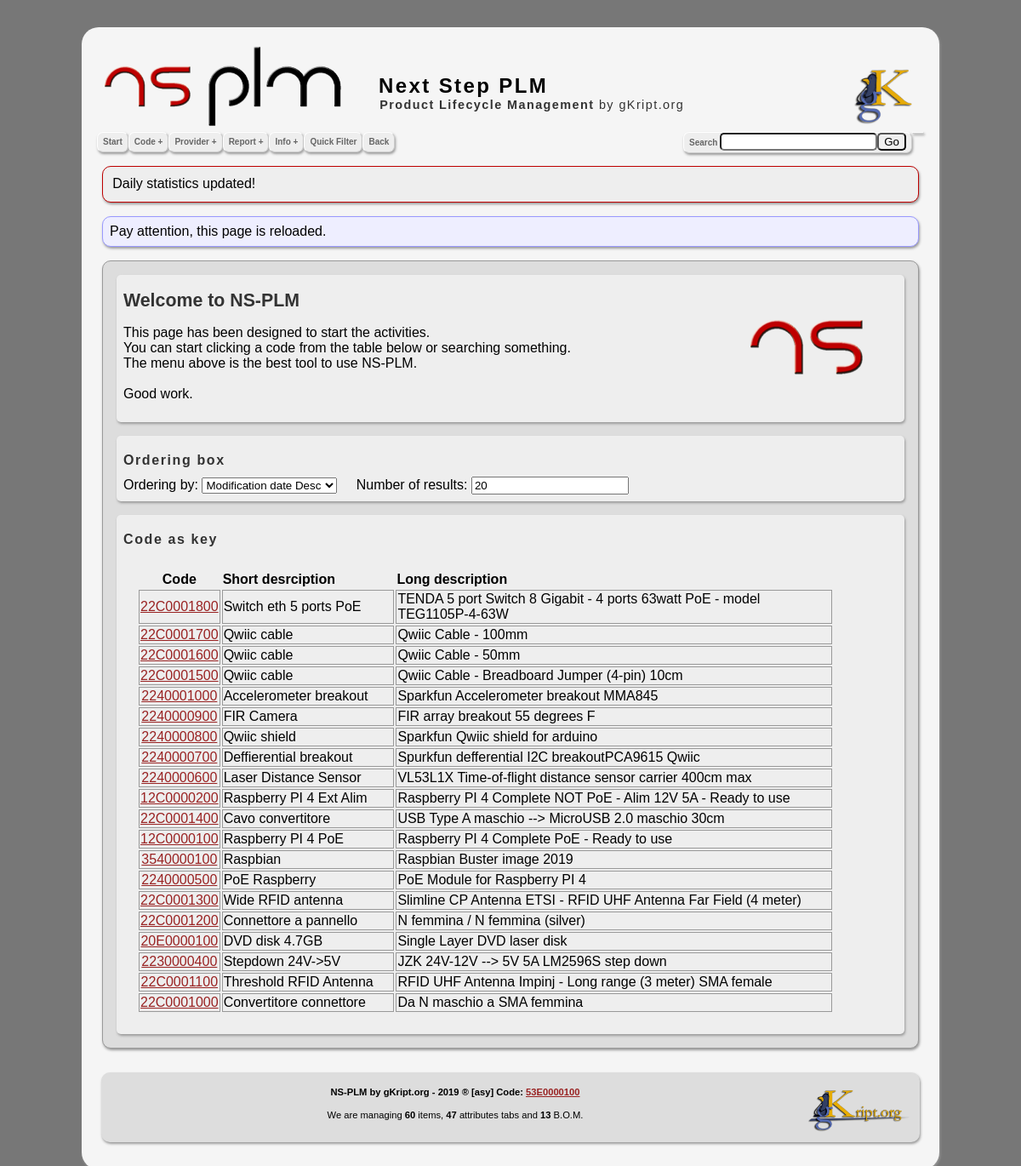
Before: / with the older database file.
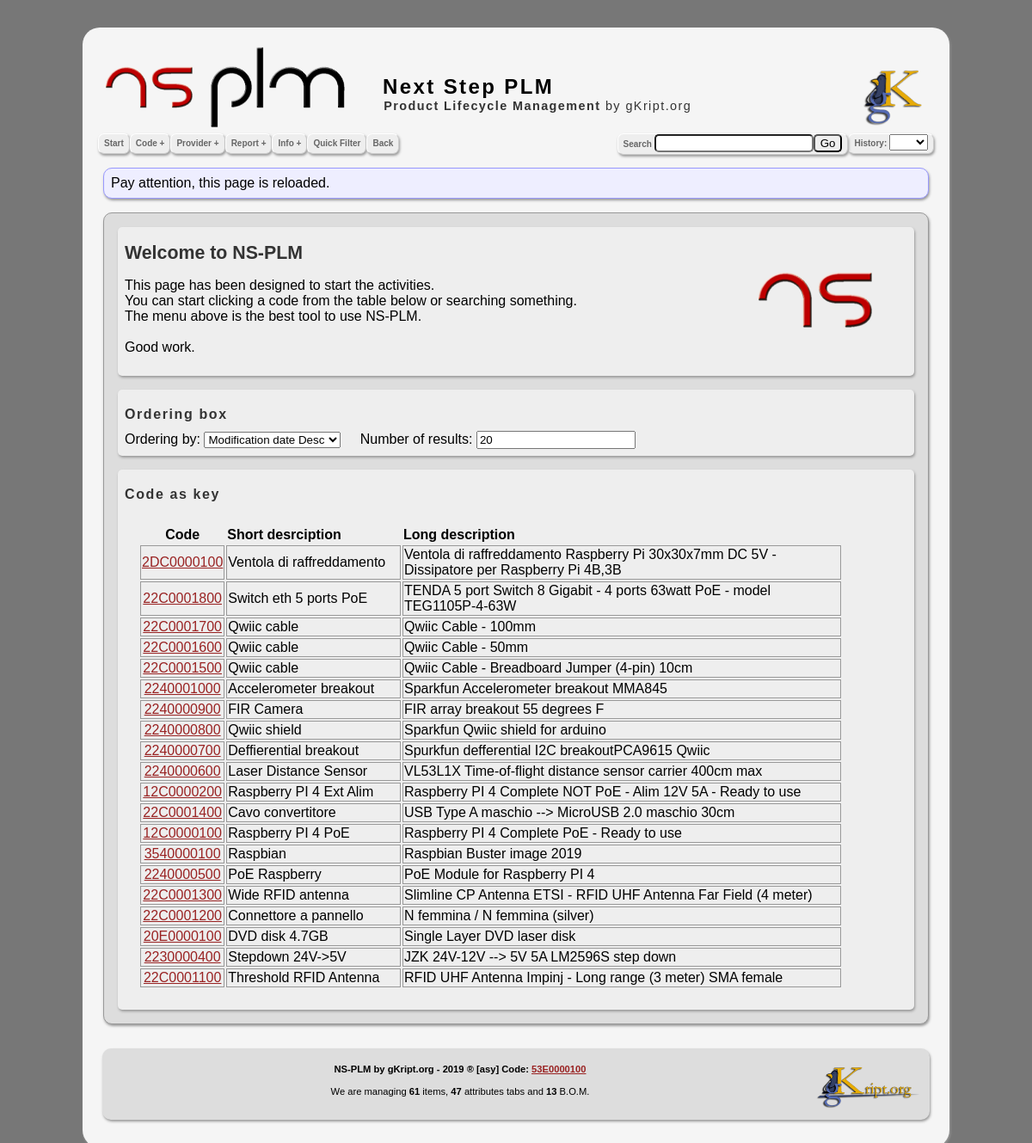
After: the same page with the newer database file.
### tables this page shows
CREATE TABLE IF NOT EXISTS `elenco_codici` (
  `idCodice` int(11) NOT NULL AUTO_INCREMENT,
  `codice` varchar(10) NOT NULL,
  `T` int(1) NOT NULL,
  `CG` varchar(3) NOT NULL,
  `CS` varchar(3) NOT NULL,
  `abbreviazione` text NOT NULL,
  `descrizione` text NOT NULL,
  `dbCodici` int(11) NOT NULL DEFAULT 0,
  `createTS` timestamp NOT NULL DEFAULT current_timestamp(),
  `modifyTS` timestamp NOT NULL DEFAULT current_timestamp() ON UPDATE current_timestamp(),
  PRIMARY KEY (`idCodice`),
  UNIQUE KEY `codice` (`codice`)
);

CREATE TABLE IF NOT EXISTS `statistics` (
  `statid` int(11) NOT NULL AUTO_INCREMENT,
  `name` varchar(32) NOT NULL,
  `value` varchar(32) NOT NULL,
  `timest` timestamp NOT NULL DEFAULT current_timestamp(),
  UNIQUE KEY `statid` (`statid`)
);

### src/php/mysqli_utils.php (called while the page is built, shortened)
<?php
	function query_get_result( $query  , $echo = 0 ) {
		global $mysqli;
		$result = $mysqli->query ( $query ) or
			die( "query_single_line() : Problem with query<br/>&nbsp;&nbsp;&nbsp;&nbsp;Query true: $query<br/>&nbsp;&nbsp;&nbsp;&nbsp;MySql :" . $mysqli->error ."<br/>" );
		if ( $result->num_rows != 0 )
			return $result;
		else
			return NULL;
	}
	function query_get_a_field( $query , $fname  , $echo = 0 ) {
		$result = query_get_result( $query );
		if ( $row = $result->fetch_array() )
			return $row[ $fname ];
		else
			return 0;
	}
	function query_get_num_rows( $query , $echo = 0 ) {
		global $mysqli;
		$result = $mysqli->query ( $query ) or
			die( "query_single_line() : Problem with query<br/>&nbsp;&nbsp;&nbsp;&nbsp;Query : $query<br/>&nbsp;&nbsp;&nbsp;&nbsp;MySql :" . $mysqli->error ."<br/>" );
		return $result->num_rows;
	}
?>

### src/php/statistics.php (called while the page is built, shortened)
<?php
	function stat_codes_total_from_stats( $sentence = 1 ) {
		$sql = "SELECT * FROM `statistics` WHERE `name` = 'CodeCountDaily' ORDER BY `statistics`.`timest` DESC LIMIT 0,1";
		$value = query_get_a_field( $sql , "value" );
		if ( $sentence )
			return "We are managing $value codes!";
		else
			return $value;
	}
	function stat_attributes_total_from_stats( $sentence = 1 ) {
		$sql = "SELECT * FROM `statistics` WHERE `name` = 'AttribCountDaily' ORDER BY `statistics`.`timest` DESC LIMIT 0,1";
		$value = query_get_a_field( $sql , "value" );
		if ( $sentence )
			return "We are managing $value attributes!";
		else
			return $value;
	}
	function stat_bom_total_from_stats( $sentence = 1 ) {
		$sql = "SELECT * FROM `statistics` WHERE `name` = 'BomCountDaily' ORDER BY `statistics`.`timest` DESC LIMIT 0,1";
		$value = query_get_a_field( $sql , "value" );
		if ( $sentence )
			return "We are managing $value B.O.M.!";
		else
			return $value;
	}
 ?>

### src/php/code_functions.php (the view, shortened to what the rows shown need)
<?php
	function code_link( $code , $link = "code.php?code" ) {
		echo '<a href="' . $link . "=" . $code . '">' . $code . "</a>";
	}
?>

### index.php (shortened to what the rows shown need)
<?php
	require_once NSID_PLM_SRC_PHP . 'code_functions.php';
	$db = new config_database();
	$mysqli = new mysqli( $db->host , $db->username , $db->password , $db->dbname , $db->port );
?>
<?php
	$T			= get_check( 'T' 			, "_" 				);
	$G			= get_check( 'G' 			, "_" 				);
	$S 			= get_check( 'S' 			, "_" 				);
	$text 	= get_check( 'text'									);
	$order 	= get_check( 'order'	, "mod_desc"	);
	$limit	=	get_check( 'limit' 	, 20					);
	include NSID_PLM_SRC_PHP . 'navmenu.php';
?>
<?php
	$sql = "";
	$nores = 5;
	if ( ( ! $order ) || ( $order == "cod_desc" ) )
		$sorder = "ORDER BY `elenco_codici`.`codice` DESC";
	else if ( $order == "cod_asc" )
		$sorder = "ORDER BY `elenco_codici`.`codice` ASC";
	else if ( $order == "short_desc" )
		$sorder = "ORDER BY `elenco_codici`.`abbreviazione` DESC";
	else if ( $order == "short_asc" )
		$sorder = "ORDER BY `elenco_codici`.`abbreviazione` ASC";
	else if ( $order == "long_desc" )
		$sorder = "ORDER BY `elenco_codici`.`descrizione` DESC";
	else if ( $order == "long_asc" )
		$sorder = "ORDER BY `elenco_codici`.`descrizione` ASC";
	else if ( $order == "creat_desc" )
		$sorder = "ORDER BY `elenco_codici`.`createTS` DESC";
	else if ( $order == "creat_asc" )
		$sorder = "ORDER BY `elenco_codici`.`createTS` ASC";
	else if ( $order == "mod_desc" )
		$sorder = "ORDER BY `elenco_codici`.`modifyTS` DESC";
	$slimit = "Limit 0,$limit;";
	if ( ( $T != "_" ) || ( $G != "_" ) || ( $S != "_" ) || ( $text != "" ) ) {
		$test = 0;
		$activity = 1;
		if ( $text == "" ) {
			if ( ( $T == "x" ) || ( $T == "" ) )	$T = "_";
			if ( ( $G == "x" ) || ( $G == "" ) )	$G = "_";
			if ( ( $S == "x" ) || ( $S == "" ) )	$S = "_";
			$str = "&nbsp;&nbsp;&nbsp;&nbsp;Context: \"" . $T.$G.$S . "\"";
			$insflt = "WHERE `codice` LIKE '".$T.$G.$S."%'";
			$sql = "SELECT * FROM `elenco_codici` $insflt $sorder $slimit;";
			if ( query_get_num_rows( $sql ) )	$test++;
		}
		else {
			if ( is_context( $text ) ) {
				$upstr = strtoupper( $text );
				$T = substr( $upstr , 0 , 1 );
				$G = substr( $upstr , 1 , 1 );
				$S = substr( $upstr , 2 , 1 );
			}
			$sql = "SELECT * FROM `elenco_codici` WHERE `codice` LIKE '%$text%' $sorder $slimit;";
			if ( query_get_num_rows( $sql ) )	$test++;
			$sql = "SELECT * FROM `elenco_codici` WHERE `abbreviazione` LIKE '%$text%' $sorder $slimit;";
			if ( query_get_num_rows( $sql ) )	$test++;
			$sql = "SELECT * FROM `elenco_codici` WHERE `descrizione` LIKE '%$text%' $sorder $slimit;";
			if ( query_get_num_rows( $sql ) )	$test++;
			$str = "&nbsp;&nbsp;&nbsp;&nbsp;" . "Text: \"" . $text . "\"";
			$sql = "";
		}
	}
	else
		$sql = "SELECT * FROM `elenco_codici` $sorder $slimit;";
?>
	<div class="insidecodelite">
		<div class="codelite">
			<h2>Ordering box</h2><br/>
		</div>
<?php
		$rows = query_get_num_rows( $sql );
		if ( $rows ) {
?>
		<div class="codelite">
			<h2>Code as key</h2><br/>
			<table style="margin:1em;" width="90%">
				<tr>
					<th style="text-align: center;" >Code</th>
					<th>Short desrciption</th>
					<th>Long description</th>
				</tr>
	<?php
			if ($result = $mysqli->query($sql)) {
				for( $r = 0 ; $r < $rows ; $r++ ) {
						$array = $result->fetch_array();
						print( "<td style='text-align: center; border:1px solid #999;' width='10%'>" );
						code_link($array['codice']);
				}
			}
	?>
			</table>
		</div>
<?php
		}
		else
			$nores--;
	?>
	</div>
<?php
	include NSID_PLM_SRC_PHP . 'footer.php';
?>

### src/php/footer.php (shortened to what the rows shown need)
			<div id="footer">
				<div style='text-align: center;' >
					<p>We are managing <b><?php echo stat_codes_total_from_stats(0); ?></b> items, <b><?php echo stat_attributes_total_from_stats(0); ?></b> attributes tabs and <b><?php echo stat_bom_total_from_stats(0); ?></b> B.O.M.</p>
					<br/>
				</div>
			</div>
		</div>
		<br/><br/>
	</body>
</html>

Changed rows visible on the page:
no longer on this page (row unchanged): elenco_codici: codice "22C0001000"
no longer on this page (row unchanged): statistics: value "60"
added elenco_codici: codice "2DC0000100"
added statistics: value "61"
Other visible differences:
$text: "Pay attention, this page is reloaded. Ordering by:" → "History: Pay attention, this page is reloaded. Ordering by:"
$text: "Daily statistics updated!" → (not shown)
new list line: "Ventola di raffreddamento Ventola di raffreddamento Raspberry Pi 30x30x7mm DC 5V - Dissipatore per Raspberry Pi 4B,3B"
list line gone: "Convertitore connettore Da N maschio a SMA femmina"
